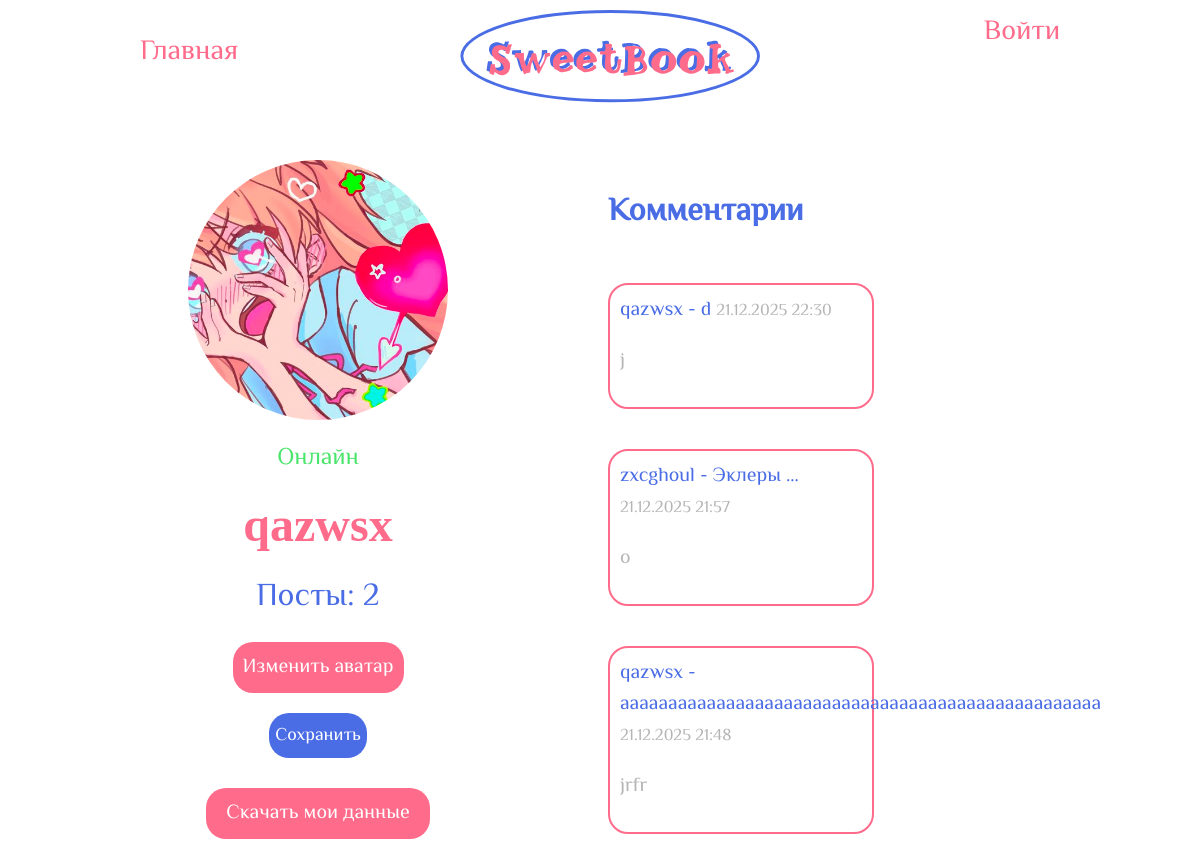
Screenshot of /users/profile/?user=6 with the database file from the repository.
### users/models.py (models this page shows, shortened)
class User(AbstractUser):
    username = models.CharField(
        max_length=150,
        unique=True,
        validators=[alphanumeric_validator],
    )
    phone = models.CharField(
        max_length=20,
        blank=True,
        validators=[numeric_validator],
    )
    avatar = models.ImageField(
        upload_to='avatars/',
        blank=True,
        null=True,
        default='avatars/default.png',
    )
    is_online = models.BooleanField(default=False)
    last_seen = models.DateTimeField(null=True, blank=True)

### posts/models.py (models this page shows, shortened)
class Comment(models.Model):
    post = models.ForeignKey(Post, on_delete=models.CASCADE, related_name="comments")
    author = models.ForeignKey(settings.AUTH_USER_MODEL, on_delete=models.CASCADE)
    text = models.TextField()
    created_at = models.DateTimeField(auto_now_add=True)
    class Meta:
        ordering = ["-created_at"]

class Post(models.Model):
    author = models.ForeignKey(
        settings.AUTH_USER_MODEL,
        on_delete=models.CASCADE,
        related_name="posts",
        verbose_name="Автор",
    )
    text = models.TextField("Текст поста")
    created_at = models.DateTimeField("Дата создания", auto_now_add=True)
    class Meta:
        ordering = ["-created_at"]
        verbose_name = "Пост"
        verbose_name_plural = "Посты"
    def __str__(self):
        return f"{self.author.username} - {self.text[:50]}"

### users/views.py (the view)
# urls.py: path("profile/", views.profile_view, name="profile"),
def profile_view(request):
    user_id = request.GET.get('user')
    if user_id:
        user_obj = get_object_or_404(User, id=user_id)
    else:
        user_obj = request.user
    user_obj.is_online = True
    user_obj.last_seen = timezone.now()
    user_obj.save(update_fields=['is_online', 'last_seen'])
    print(f"DEBUG: {user_obj.username} FORCED ONLINE: is_online={user_obj.is_online}")
    current_user = None
    jwt_user_id = request.GET.get('jwt_user_id')
    if jwt_user_id:
        try:
            current_user = get_object_or_404(User, id=jwt_user_id)
            print(f"JWT from GET: {current_user.username}")
        except:
            pass
    elif request.user.is_authenticated and hasattr(request.user, 'id'):
        current_user = request.user
        print(f"Django session user: {current_user.username}")
    if not current_user and user_obj == request.user:
        current_user = user_obj
        print(f"Own profile: current_user = {current_user.username}")
    if request.method == 'POST' and current_user == user_obj:
        form = AvatarUpdateForm(request.POST, request.FILES, instance=user_obj)
        if form.is_valid():
            form.save()
            return redirect('users:profile')
    elif current_user == user_obj:
        form = AvatarUpdateForm(instance=user_obj)
    else:
        form = AvatarUpdateForm()
    return render(request, 'users/profile.html', {
        'user_obj': user_obj,
        'avatar_form': form,
        'current_user': current_user,
        'is_own_profile': current_user == user_obj,
        'is_admin': user_obj.is_staff or (current_user and current_user.is_staff),
    })

### users/templates/users/profile.html (shortened to what this page needs)
{% extends 'base.html' %}
{% load static %}
{% block content %}
  <main class="profile-main">
    <div class="user-info">
      {% if user_obj.avatar %}
        <img src="{{ user_obj.avatar.url }}" alt="" class="user-avatar" />
      {% else %}
        <img src="{% static 'images/default_avatar.jpg' %}" alt="" class="user-avatar" />
      {% endif %}
      <span class="status">
        {% if user_obj.is_online %}
          <p class="online">Онлайн</p>
        {% else %}
          <p class="offline">
            Оффлайн<br />
            <small>Был(а) в сети {{ user_obj.last_seen|date:'d.m.Y H:i' }}</small>
          </p>
        {% endif %}
      </span>
      <h1>{{ user_obj.username }}</h1>
      <div class="stat">
        <span class="posts-count">Посты: {{ user_obj.posts.count }}</span>
      </div>
      <form method="post" enctype="multipart/form-data" class="reg-form">
        <label for="id_avatar" class="change-button">Изменить аватар</label>
        <button type="submit" class="log-button">Сохранить</button>
      </form>
      <a href="{% url 'users:download_data' %}" class="download-btn">Скачать мои данные</a>
    </div>
    <div class="comm-history">
      <h2 class="history">Комментарии</h2>
      <div class="comm-container">
        {% for comment in user_obj.comment_set.all %}
          <div class="comment">
            <div class="comment-header">
              <a href="{% url 'posts:detail' comment.post.id %}" class="post-link">{{ comment.post|truncatewords:3 }}</a>
              <small>{{ comment.created_at|date:'d.m.Y H:i' }}</small>
            </div>
            <p>{{ comment.text|truncatewords:20 }}</p>
          </div>
        {% empty %}
          <div class="comment">-</div>
        {% endfor %}
      </div>
    </div>
  </main>
{% endblock %}

### static/css/style.css (style rules this page uses)
body { padding: 0 100px; }
a { text-decoration: none; }
button { border: none; font-family: 'El Messiri'; }
main { display: flex; flex-direction: column; padding-top: 100px; }
h2 { color: white; font-family: 'Firenight'; }
.reg-form { display: flex; flex-direction: column; row-gap: 20px; font-size: 20px; align-items: center; }
.log-button { border-radius: 20px; color: white !important; background-color: #4A6DE5; height: 45px !important; font-size: 18px; border: none; font-family: 'El Messiri'; }
.user-avatar { width: 350px; height: 350px; border-radius: 50%; object-fit: cover; }
.profile-main { display: flex; column-gap: 200px; flex-direction: row; margin: 60px 80px; }
.user-info { display: flex; flex-direction: column; row-gap: 20px; align-items: center; }
h1 { color: #FF6B8B; font-size: 48px; margin: 0; }
.status { font-family: 'El Messiri'; font-size: 24px; }
.online { color: #4ae56c; margin: 0; }
.change-button { display: flex; padding: 10px; font-family: 'El Messiri'; font-size: 20px; background-color: #FF6B8B; color: #fff; border: none; border-radius: 20px; }
.stat { display: flex; flex-direction: column; row-gap: 20px; align-items: center; }
.posts-count { font-family: 'El Messiri'; color: #4A6DE5; font-size: 32px; }
.download-btn { display: inline-block; background: #FF6B8B; color: white; padding: 10px 20px; text-decoration: none; margin: 10px 0; font-size: 20px; font-family: 'El Messiri'; border-radius: 20px; }
.comm-history { display: flex; flex-direction: column; row-gap: 20px; }
.history { color: #4A6DE5; font-family: 'El Messiri'; font-size: 32px; }
.comm-container { display: flex; flex-direction: row; flex-wrap: wrap; gap: 40px; justify-content: space-between; }
.post-link { color: #4A6DE5; }
.comment { padding: 10px; color: #B5B5B5; font-size: 20px; font-family: 'El Messiri'; width: 40%; border-radius: 20px; border: #FF6B8B solid 2px; }
@media (min-width: 960px) and (max-width: 1200px) { body { padding: 0 40px; } }
@media (min-width: 960px) and (max-width: 1200px) { .profile-main { margin: 40px 20px; column-gap: 80px; } }
@media (min-width: 960px) and (max-width: 1200px) { .user-avatar { width: 260px; height: 260px; } }
@media (min-width: 960px) and (max-width: 1200px) { .comment { width: 48%; } }
@media (min-width: 1200px) and (max-width: 1920px) { body { padding: 0 100px; } }
@media (min-width: 1200px) and (max-width: 1920px) { .profile-main { margin: 60px 80px; column-gap: 160px; } }

### rows the page displays
User: avatar (picture), username "qazwsx", posts.count "2"
Comment: post "qazwsx - d", created_at "21.12.2025 22:30", text "j"
Comment: post "zxcghoul - Эклеры …", created_at "21.12.2025 21:57", text "о"
Comment: post "qazwsx - aaaaaaaaaaaaaaaaaaaaaaaaaaaaaaaaaaaaaaaaaaaaaaaaaa", created_at "21.12.2025 21:48", text "jrfr"
